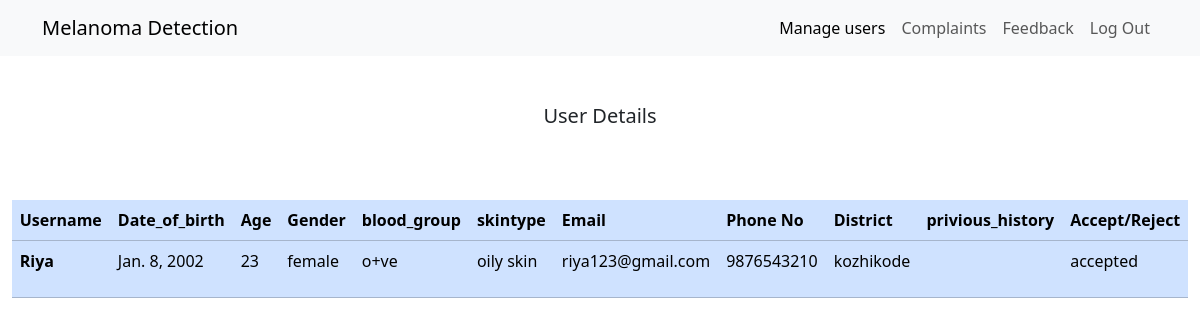
/manage_user, run on the app's committed database.
### skinapp/models.py (models this page shows)
class UserTable (models.Model):
    loginid = models.ForeignKey(LoginTable, on_delete=models.CASCADE, null=True, blank=True)
    name = models.CharField(max_length=100,null=True,blank=True)
    date_of_birth = models.DateField(null=True,blank=True)
    age = models.IntegerField(null=True,blank=True)
    gender = models.CharField(max_length=100,null=True,blank=True)
    blood_group = models.CharField(max_length=100,null=True,blank=True)
    skintype = models.CharField(max_length=100,null=True,blank=True)
    email = models.CharField(max_length=100,null=True,blank=True)
    phone_no = models.CharField(max_length=100,null=True,blank=True)
    district = models.CharField(max_length=100,null=True,blank=True)
    previous_history = models.CharField(max_length=100,null=True,blank=True)

### skinapp/views.py (the view)
# urls.py: path('manage_user', manage_user.as_view() , name='manage_user'),
class manage_user(View):
    def get(self, request):
        obj = UserTable.objects.all()
        return render(request, 'administrator/manage_user.html', {'obj':obj})

### templates/administrator/manage_user.html (shortened to what this page needs)
<!DOCTYPE html>
<html lang="en">
<head>
    <link href="https://cdn.jsdelivr.net/npm/bootstrap@5.3.3/dist/css/bootstrap.min.css" rel="stylesheet">
</head>
<body>
      <nav class="navbar navbar-expand-lg bg-body-tertiary">
        <div class="container">
          <a class="navbar-brand" href="Home">Melanoma Detection</a>
          <div class="collapse navbar-collapse" id="navbarSupportedContent">
            <ul class="navbar-nav ms-auto mb-2 mb-lg-0">
              <li class="nav-item">
                <a class="nav-link active" aria-current="page" href="manage_user">Manage users</a>
              </li>
              <li class="nav-item">
                <a class="nav-link" href="complaints">Complaints</a>
              </li>
              <li class="nav-item">
                <a class="nav-link" href="feedback">Feedback</a>
              </li>
              <li class="nav-item">
                <a class="nav-link" href="Logout">Log Out</a>
              </li>
          </div>
        </div>
      </nav>
      <div class="container d-flex justify-content-center my-5">
      <h5 class="mb-4 ">User Details</h5>
    </div>
      <div class="container-fluid mt-5 d-flex justify-content-center">
      <table class="table table-primary" style="width: 800px;">
        <thead>
          <tr>
            <th scope="col">Username</th>
            <th scope="col">Date_of_birth</th>
            <th scope="col">Age</th>
            <th scope="col">Gender</th>
            <th scope="col">blood_group</th>
            <th scope="col">skintype</th>
            <th scope="col">Email</th>
            <th scope="col">Phone No</th>
            <th scope="col">District</th>
            <th scope="col">privious_history</th>
            <th scope="col">Accept/Reject</th>
          </tr>
        </thead>
        <tbody>
          {% for i in obj %}
          <tr>
            <th scope="row">{{ i.name }}</th>
            <td>{{i.date_of_birth}}</td>
            <td>{{i.age}}</td>
            <td>{{i.gender}}</td>
            <td>{{i.blood_group}}</td>
            <td>{{i.skintype}}</td>
            <td>{{i.email}}</td>
            <td>{{i.phone_no}}</td>
            <td>{{i.district}}</td>
            <td>{{i.privious_history}}</td>
            <td>
              {% if i.loginid.usertype == "pending" %}
              <a href="accept_user/{{i.loginid.id}}"><button class="btn btn-primary ">Accept</button></a>
               <a href="rejected_user/{{i.loginid.id}}"><button class="btn btn-danger" >Reject</button></a></td>
               {% elif i.loginid.usertype == "user" %}
               <p>accepted</p>
               {% else %}
               <p>Rejected</p>
               {% endif %}
          </tr>
          {% endfor %}
        </tbody>
      </table>
    </div>
</body>
</html>

### data on the page
UserTable: name "Riya", date_of_birth "Jan. 8, 2002", age "23", gender "female", blood_group "o+ve", skintype "oily skin", email "riya123@gmail.com", phone_no "9876543210", district "kozhikode", shows "accepted"
